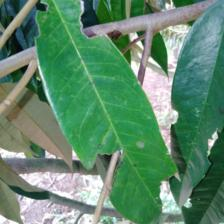
#> input picture Durian_Leaf_Disease_Dataset/test/ALGAL_LEAF_SPOT/to_label_108.jpg, 224 x 224 px, found by its file name; its folder holds only this picture in this run
$ python Durian_Project.py   (older library calls are emulated)
#> lines starting #> are read from the running program, lines starting #| are printed output that depends on the picture
import cv2
import numpy as np
import os
from skimage.feature import graycomatrix, graycoprops

# กำหนดกลุ่มโรค
COLOR_GROUP = ['ALGAL_LEAF_SPOT', 'LEAF_BLIGHT'] # กลุ่มเน้นสี
TEXTURE_GROUP = ['ALLOCARIDARA_ATTACK', 'PHOMOPSIS_LEAF_SPOT', 'HEALTHY_LEAF'] # กลุ่มเน้นลาย/ขอบ

ALL_CLASSES = ['ALGAL_LEAF_SPOT', 'ALLOCARIDARA_ATTACK', 'HEALTHY_LEAF', 'LEAF_BLIGHT', 'PHOMOPSIS_LEAF_SPOT']
DATASET_ROOT = "Durian_Leaf_Disease_Dataset"

# 1. ฟังก์ชันสกัดคุณลักษณะ: สี (Color)
def get_color_features(img):
    img = cv2.resize(img, (256, 256))
    hsv = cv2.cvtColor(img, cv2.COLOR_BGR2HSV)
    (h_m, h_s) = cv2.meanStdDev(hsv[:,:,0])
    (s_m, s_s) = cv2.meanStdDev(hsv[:,:,1])
    (v_m, v_s) = cv2.meanStdDev(hsv[:,:,2])
    return [h_m[0][0], h_s[0][0], s_m[0][0], s_s[0][0], v_m[0][0], v_s[0][0]]

# 2. ฟังก์ชันสกัดคุณลักษณะ: ลวดลายและขอบ (Texture & Edge)
def get_texture_features(img):
    img = cv2.resize(img, (256, 256))
    gray = cv2.cvtColor(img, cv2.COLOR_BGR2GRAY)

    glcm = graycomatrix(gray, [1], [0, np.pi/4, np.pi/2], levels=256, symmetric=True, normed=True)
    contrast = np.mean(graycoprops(glcm, 'contrast'))
    homogeneity = np.mean(graycoprops(glcm, 'homogeneity'))
    energy = np.mean(graycoprops(glcm, 'energy'))
    correlation = np.mean(graycoprops(glcm, 'correlation'))

    edges = cv2.Canny(gray, 100, 200)
    edge_density = np.sum(edges) / (edges.shape[0] * edges.shape[1])

    return [contrast, homogeneity, energy, correlation, edge_density]

# 3. ฟังก์ชันหลัก: สร้าง Dataset แยกตามโมเดลโรค
def extract_data_for_model(target_disease):
    data = {}

    # เลือกวิธีสกัดตามกลุ่มโรค
    if target_disease in COLOR_GROUP:
        extraction_func = get_color_features
    else:
        extraction_func = get_texture_features

    for phase in ['train', 'test']:
        features = []
        labels = []

        for class_name in ALL_CLASSES:
            path = os.path.join(DATASET_ROOT, phase, class_name)
            is_target = 1 if class_name == target_disease else 0

            if os.path.exists(path):
                for fname in os.listdir(path):
                    img = cv2.imread(os.path.join(path, fname))
                    if img is not None:
                        feats = extraction_func(img)
                        features.append(feats)
                        labels.append(is_target)

        data[f"X_{phase}"] = np.array(features).astype(np.float32)
        data[f"y_{phase}"] = np.array(labels)

    return data

# --- ตัวอย่างการเรียกใช้ ---
# 1. สำหรับโรค ALGAL (ใช้ฟีเจอร์สี)
algal_data = extract_data_for_model('ALGAL_LEAF_SPOT')
#> in extract_data_for_model, img is the input picture: shape (224, 224, 3); mean B, G, R 108.4, 137.4, 94.8
#> in get_color_features, `hsv = cv2.cvtColor(img, cv2.COLOR_BGR2HSV)`: hsv: shape (256, 256, 3); mean H, S, V 73.2, 102, 139.7
#> in get_color_features, `(h_m, h_s) = cv2.meanStdDev(hsv[:,:,0])`: h_m = [73.16]; h_s = [31.71]
#> in get_color_features, `(s_m, s_s) = cv2.meanStdDev(hsv[:,:,1])`: s_m = [102]; s_s = [63.84]
#> in get_color_features, `(v_m, v_s) = cv2.meanStdDev(hsv[:,:,2])`: v_m = [139.7]; v_s = [45.39]
#> in extract_data_for_model, `feats = extraction_func(img)`: feats = [73.16, 31.71, 102, 63.84, 139.7, 45.39]
X_train_algal = algal_data['X_train']
y_train_algal = algal_data['y_train']

# 2. สำหรับโรค ALLOCARIDARA (ใช้ฟีเจอร์ Texture/Edge)
allo_data = extract_data_for_model('ALLOCARIDARA_ATTACK')
#> in get_texture_features, `gray = cv2.cvtColor(img, cv2.COLOR_BGR2GRAY)`:
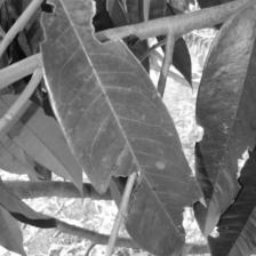
#> gray: shape (256, 256); min 4, max 255, mean 121.3
#> in get_texture_features, `contrast = np.mean(graycoprops(glcm, 'contrast'))`: contrast = 157.1
#> in get_texture_features, `homogeneity = np.mean(graycoprops(glcm, 'homogeneity'))`: homogeneity = 0.22
#> in get_texture_features, `energy = np.mean(graycoprops(glcm, 'energy'))`: energy = 0.0207
#> in get_texture_features, `correlation = np.mean(graycoprops(glcm, 'correlation'))`: correlation = 0.966
#> in get_texture_features, `edges = cv2.Canny(gray, 100, 200)`:
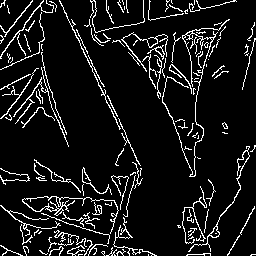
#> edges: shape (256, 256); 9.1% white in thin lines or dots
#> in get_texture_features, `edge_density = np.sum(edges) / (edges.shape[0] * edges.shape[1])`: edge_density = 23.33
X_train_allo = allo_data['X_train']
y_train_allo = allo_data['y_train']
